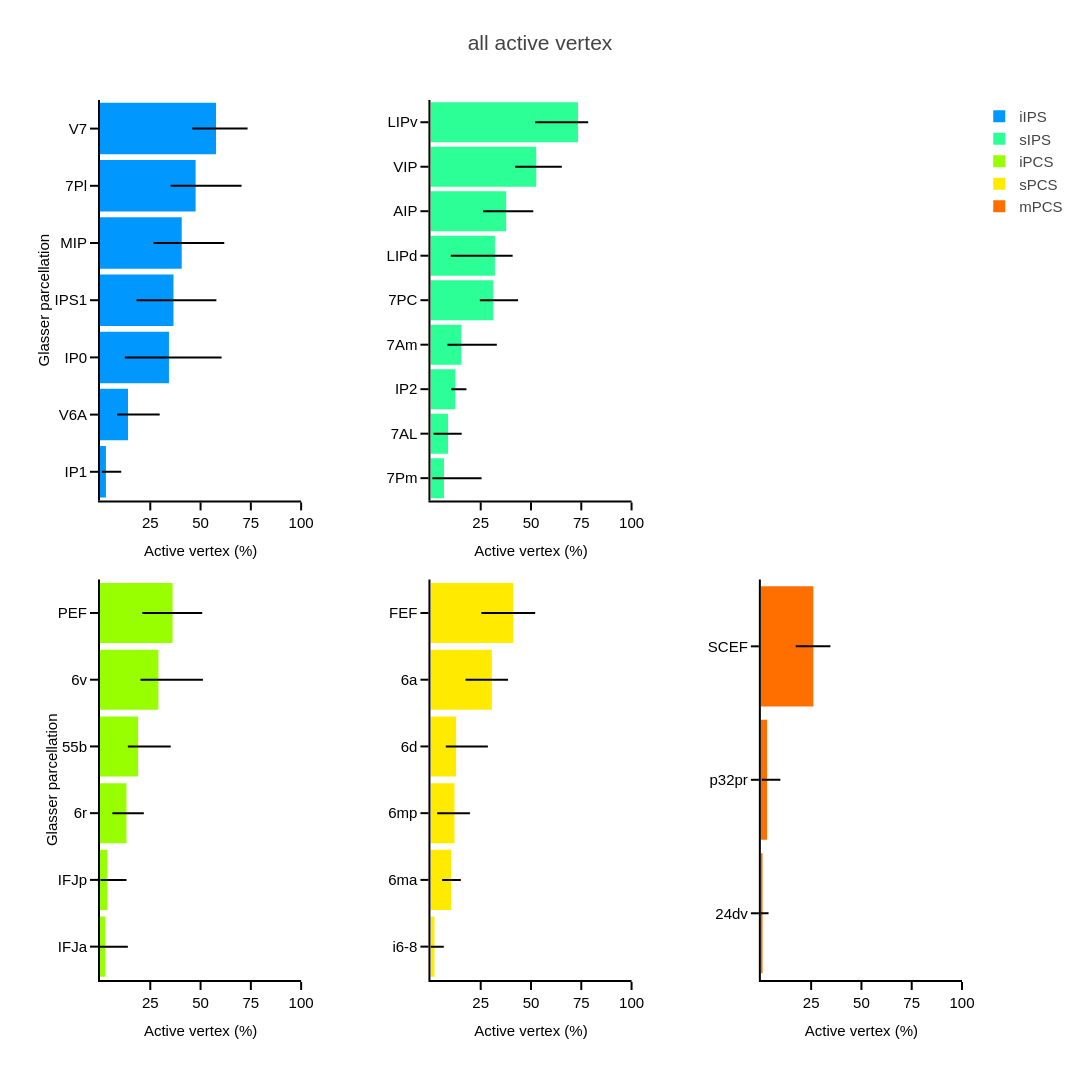

Write notebook code for a chart like this one.
### Code cell
fig_dir = '/Users/uriel/Library/CloudStorage/Dropbox/retinomaps/figures/material/pRF_figures/active_vertex/'
fig_fn = "{}/{}_active_vertex_{}_roi_mmp.pdf".format(fig_dir, subject,categorie)
fig.write_image(fig_fn)
fig.show()

### Figure 1 — Plotly figure (JSON) as saved in the notebook; plotly's stock layout.template omitted (floating-point values rounded to 4 significant figures)
{"data": [{"error_x": {"array": [7.595], "arrayminus": [2.039], "color": "black", "type": "data", "visible": true, "width": 0}, "marker": {"color": "rgb(0, 152, 255)"}, "name": "iIPS", "orientation": "h", "showlegend": true, "type": "bar", "width": 0.9, "x": [2.954], "xaxis": "x", "y": ["IP1"], "yaxis": "y"}, {"error_x": {"array": [15.77], "arrayminus": [5.398], "color": "black", "type": "data", "visible": true, "width": 0}, "marker": {"color": "rgb(0, 152, 255)"}, "name": "iIPS", "orientation": "h", "showlegend": false, "type": "bar", "width": 0.9, "x": [13.92], "xaxis": "x", "y": ["V6A"], "yaxis": "y"}, {"error_x": {"array": [26.17], "arrayminus": [21.95], "color": "black", "type": "data", "visible": true, "width": 0}, "marker": {"color": "rgb(0, 152, 255)"}, "name": "iIPS", "orientation": "h", "showlegend": false, "type": "bar", "width": 0.9, "x": [34.29], "xaxis": "x", "y": ["IP0"], "yaxis": "y"}, {"error_x": {"array": [21.31], "arrayminus": [18.38], "color": "black", "type": "data", "visible": true, "width": 0}, "marker": {"color": "rgb(0, 152, 255)"}, "name": "iIPS", "orientation": "h", "showlegend": false, "type": "bar", "width": 0.9, "x": [36.54], "xaxis": "x", "y": ["IPS1"], "yaxis": "y"}, {"error_x": {"array": [21.14], "arrayminus": [14.01], "color": "black", "type": "data", "visible": true, "width": 0}, "marker": {"color": "rgb(0, 152, 255)"}, "name": "iIPS", "orientation": "h", "showlegend": false, "type": "bar", "width": 0.9, "x": [40.63], "xaxis": "x", "y": ["MIP"], "yaxis": "y"}, {"error_x": {"array": [22.84], "arrayminus": [12.42], "color": "black", "type": "data", "visible": true, "width": 0}, "marker": {"color": "rgb(0, 152, 255)"}, "name": "iIPS", "orientation": "h", "showlegend": false, "type": "bar", "width": 0.9, "x": [47.53], "xaxis": "x", "y": ["7Pl"], "yaxis": "y"}, {"error_x": {"array": [15.68], "arrayminus": [11.83], "color": "black", "type": "data", "visible": true, "width": 0}, "marker": {"color": "rgb(0, 152, 255)"}, "name": "iIPS", "orientation": "h", "showlegend": false, "type": "bar", "width": 0.9, "x": [57.69], "xaxis": "x", "y": ["V7"], "yaxis": "y"}, {"error_x": {"array": [18.7], "arrayminus": [5.742], "color": "black", "type": "data", "visible": true, "width": 0}, "marker": {"color": "rgb(44, 255, 150)"}, "name": "sIPS", "orientation": "h", "showlegend": true, "type": "bar", "width": 0.9, "x": [6.723], "xaxis": "x2", "y": ["7Pm"], "yaxis": "y2"}, {"error_x": {"array": [6.789], "arrayminus": [7.22], "color": "black", "type": "data", "visible": true, "width": 0}, "marker": {"color": "rgb(44, 255, 150)"}, "name": "sIPS", "orientation": "h", "showlegend": false, "type": "bar", "width": 0.9, "x": [8.764], "xaxis": "x2", "y": ["7AL"], "yaxis": "y2"}, {"error_x": {"array": [5.529], "arrayminus": [1.992], "color": "black", "type": "data", "visible": true, "width": 0}, "marker": {"color": "rgb(44, 255, 150)"}, "name": "sIPS", "orientation": "h", "showlegend": false, "type": "bar", "width": 0.9, "x": [12.36], "xaxis": "x2", "y": ["IP2"], "yaxis": "y2"}, {"error_x": {"array": [17.66], "arrayminus": [6.898], "color": "black", "type": "data", "visible": true, "width": 0}, "marker": {"color": "rgb(44, 255, 150)"}, "name": "sIPS", "orientation": "h", "showlegend": false, "type": "bar", "width": 0.9, "x": [15.34], "xaxis": "x2", "y": ["7Am"], "yaxis": "y2"}, {"error_x": {"array": [12.35], "arrayminus": [6.654], "color": "black", "type": "data", "visible": true, "width": 0}, "marker": {"color": "rgb(44, 255, 150)"}, "name": "sIPS", "orientation": "h", "showlegend": false, "type": "bar", "width": 0.9, "x": [31.23], "xaxis": "x2", "y": ["7PC"], "yaxis": "y2"}, {"error_x": {"array": [8.819], "arrayminus": [21.93], "color": "black", "type": "data", "visible": true, "width": 0}, "marker": {"color": "rgb(44, 255, 150)"}, "name": "sIPS", "orientation": "h", "showlegend": false, "type": "bar", "width": 0.9, "x": [32.06], "xaxis": "x2", "y": ["LIPd"], "yaxis": "y2"}, {"error_x": {"array": [13.47], "arrayminus": [11.49], "color": "black", "type": "data", "visible": true, "width": 0}, "marker": {"color": "rgb(44, 255, 150)"}, "name": "sIPS", "orientation": "h", "showlegend": false, "type": "bar", "width": 0.9, "x": [37.67], "xaxis": "x2", "y": ["AIP"], "yaxis": "y2"}, {"error_x": {"array": [12.7], "arrayminus": [10.48], "color": "black", "type": "data", "visible": true, "width": 0}, "marker": {"color": "rgb(44, 255, 150)"}, "name": "sIPS", "orientation": "h", "showlegend": false, "type": "bar", "width": 0.9, "x": [52.62], "xaxis": "x2", "y": ["VIP"], "yaxis": "y2"}, {"error_x": {"array": [5.029], "arrayminus": [21.28], "color": "black", "type": "data", "visible": true, "width": 0}, "marker": {"color": "rgb(44, 255, 150)"}, "name": "sIPS", "orientation": "h", "showlegend": false, "type": "bar", "width": 0.9, "x": [73.4], "xaxis": "x2", "y": ["LIPv"], "yaxis": "y2"}, {"error_x": {"array": [11.31], "arrayminus": [2.548], "color": "black", "type": "data", "visible": true, "width": 0}, "marker": {"color": "rgb(151, 255, 0)"}, "name": "iPCS", "orientation": "h", "showlegend": true, "type": "bar", "width": 0.9, "x": [2.548], "xaxis": "x4", "y": ["IFJa"], "yaxis": "y4"}, {"error_x": {"array": [9.569], "arrayminus": [3.362], "color": "black", "type": "data", "visible": true, "width": 0}, "marker": {"color": "rgb(151, 255, 0)"}, "name": "iPCS", "orientation": "h", "showlegend": false, "type": "bar", "width": 0.9, "x": [3.621], "xaxis": "x4", "y": ["IFJp"], "yaxis": "y4"}, {"error_x": {"array": [8.637], "arrayminus": [6.974], "color": "black", "type": "data", "visible": true, "width": 0}, "marker": {"color": "rgb(151, 255, 0)"}, "name": "iPCS", "orientation": "h", "showlegend": false, "type": "bar", "width": 0.9, "x": [13.14], "xaxis": "x4", "y": ["6r"], "yaxis": "y4"}, {"error_x": {"array": [16.21], "arrayminus": [5.115], "color": "black", "type": "data", "visible": true, "width": 0}, "marker": {"color": "rgb(151, 255, 0)"}, "name": "iPCS", "orientation": "h", "showlegend": false, "type": "bar", "width": 0.9, "x": [18.97], "xaxis": "x4", "y": ["55b"], "yaxis": "y4"}, {"error_x": {"array": [22.15], "arrayminus": [8.889], "color": "black", "type": "data", "visible": true, "width": 0}, "marker": {"color": "rgb(151, 255, 0)"}, "name": "iPCS", "orientation": "h", "showlegend": false, "type": "bar", "width": 0.9, "x": [29.03], "xaxis": "x4", "y": ["6v"], "yaxis": "y4"}, {"error_x": {"array": [14.74], "arrayminus": [15.07], "color": "black", "type": "data", "visible": true, "width": 0}, "marker": {"color": "rgb(151, 255, 0)"}, "name": "iPCS", "orientation": "h", "showlegend": false, "type": "bar", "width": 0.9, "x": [36.09], "xaxis": "x4", "y": ["PEF"], "yaxis": "y4"}, {"error_x": {"array": [4.664], "arrayminus": [1.988], "color": "black", "type": "data", "visible": true, "width": 0}, "marker": {"color": "rgb(255, 234, 0)"}, "name": "sPCS", "orientation": "h", "showlegend": true, "type": "bar", "width": 0.9, "x": [1.988], "xaxis": "x5", "y": ["i6-8"], "yaxis": "y5"}, {"error_x": {"array": [4.76], "arrayminus": [4.521], "color": "black", "type": "data", "visible": true, "width": 0}, "marker": {"color": "rgb(255, 234, 0)"}, "name": "sPCS", "orientation": "h", "showlegend": false, "type": "bar", "width": 0.9, "x": [10.34], "xaxis": "x5", "y": ["6ma"], "yaxis": "y5"}, {"error_x": {"array": [7.672], "arrayminus": [8.584], "color": "black", "type": "data", "visible": true, "width": 0}, "marker": {"color": "rgb(255, 234, 0)"}, "name": "sPCS", "orientation": "h", "showlegend": false, "type": "bar", "width": 0.9, "x": [11.96], "xaxis": "x5", "y": ["6mp"], "yaxis": "y5"}, {"error_x": {"array": [15.8], "arrayminus": [5.141], "color": "black", "type": "data", "visible": true, "width": 0}, "marker": {"color": "rgb(255, 234, 0)"}, "name": "sPCS", "orientation": "h", "showlegend": false, "type": "bar", "width": 0.9, "x": [12.77], "xaxis": "x5", "y": ["6d"], "yaxis": "y5"}, {"error_x": {"array": [8.053], "arrayminus": [13.05], "color": "black", "type": "data", "visible": true, "width": 0}, "marker": {"color": "rgb(255, 234, 0)"}, "name": "sPCS", "orientation": "h", "showlegend": false, "type": "bar", "width": 0.9, "x": [30.53], "xaxis": "x5", "y": ["6a"], "yaxis": "y5"}, {"error_x": {"array": [10.95], "arrayminus": [15.8], "color": "black", "type": "data", "visible": true, "width": 0}, "marker": {"color": "rgb(255, 234, 0)"}, "name": "sPCS", "orientation": "h", "showlegend": false, "type": "bar", "width": 0.9, "x": [41.12], "xaxis": "x5", "y": ["FEF"], "yaxis": "y5"}, {"error_x": {"array": [2.985], "arrayminus": [0.8396], "color": "black", "type": "data", "visible": true, "width": 0}, "marker": {"color": "rgb(255, 111, 0)"}, "name": "mPCS", "orientation": "h", "showlegend": true, "type": "bar", "width": 0.9, "x": [0.8396], "xaxis": "x6", "y": ["24dv"], "yaxis": "y6"}, {"error_x": {"array": [6.601], "arrayminus": [2.622], "color": "black", "type": "data", "visible": true, "width": 0}, "marker": {"color": "rgb(255, 111, 0)"}, "name": "mPCS", "orientation": "h", "showlegend": false, "type": "bar", "width": 0.9, "x": [3.09], "xaxis": "x6", "y": ["p32pr"], "yaxis": "y6"}, {"error_x": {"array": [8.482], "arrayminus": [8.757], "color": "black", "type": "data", "visible": true, "width": 0}, "marker": {"color": "rgb(255, 111, 0)"}, "name": "mPCS", "orientation": "h", "showlegend": false, "type": "bar", "width": 0.9, "x": [26.1], "xaxis": "x6", "y": ["SCEF"], "yaxis": "y6"}], "layout": {"height": 1080, "margin": {"b": 100, "l": 100, "r": 100, "t": 100}, "title": {"text": "all active vertex"}, "width": 1080, "xaxis": {"anchor": "y", "domain": [0, 0.2333], "range": [0, 100], "showline": true, "ticktext": ["25", "50", "75", "100"], "tickvals": [25, 50, 75, 100], "title": {"text": "Active vertex (%)"}, "type": "linear"}, "xaxis2": {"anchor": "y2", "domain": [0.3833, 0.6167], "range": [0, 100], "showline": true, "ticktext": ["25", "50", "75", "100"], "tickvals": [25, 50, 75, 100], "title": {"text": "Active vertex (%)"}, "type": "linear"}, "xaxis3": {"anchor": "y3", "domain": [0.7667, 1.0]}, "xaxis4": {"anchor": "y4", "domain": [0, 0.2333], "range": [0, 100], "showline": true, "ticktext": ["25", "50", "75", "100"], "tickvals": [25, 50, 75, 100], "title": {"text": "Active vertex (%)"}, "type": "linear"}, "xaxis5": {"anchor": "y5", "domain": [0.3833, 0.6167], "range": [0, 100], "showline": true, "ticktext": ["25", "50", "75", "100"], "tickvals": [25, 50, 75, 100], "title": {"text": "Active vertex (%)"}, "type": "linear"}, "xaxis6": {"anchor": "y6", "domain": [0.7667, 1.0], "range": [0, 100], "showline": true, "ticktext": ["25", "50", "75", "100"], "tickvals": [25, 50, 75, 100], "title": {"text": "Active vertex (%)"}, "type": "linear"}, "yaxis": {"anchor": "x", "autorange": true, "domain": [0.545, 1], "range": [-0.5, 6.5], "showline": true, "title": {"text": "Glasser parcellation"}, "type": "category"}, "yaxis2": {"anchor": "x2", "autorange": true, "domain": [0.545, 1], "range": [-0.5, 8.5], "showline": true, "title": {"text": ""}, "type": "category"}, "yaxis3": {"anchor": "x3", "domain": [0.545, 1]}, "yaxis4": {"anchor": "x4", "autorange": true, "domain": [0, 0.455], "range": [-0.5, 5.5], "showline": true, "title": {"text": "Glasser parcellation"}, "type": "category"}, "yaxis5": {"anchor": "x5", "autorange": true, "domain": [0, 0.455], "range": [-0.5, 5.5], "showline": true, "title": {"text": ""}, "type": "category"}, "yaxis6": {"anchor": "x6", "autorange": true, "domain": [0, 0.455], "range": [-0.5, 2.5], "showline": true, "title": {"text": ""}, "type": "category"}}}
